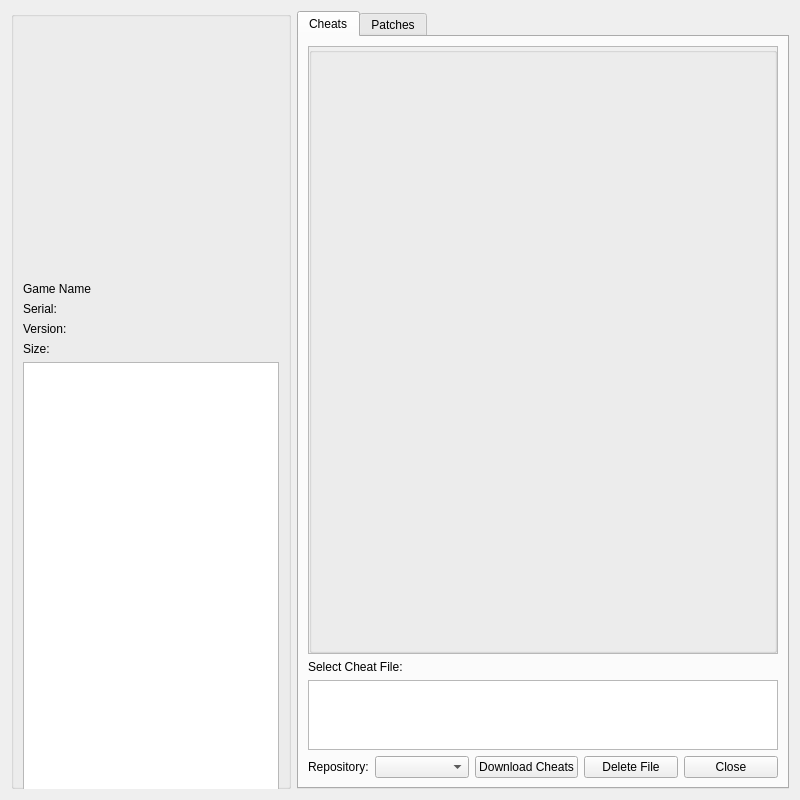
<?xml version="1.0" encoding="UTF-8"?>
<!-- SPDX-FileCopyrightText: Copyright 2026 shadPS4 Emulator Project
     SPDX-License-Identifier: GPL-2.0-or-later -->
<ui version="4.0">
 <class>CheatsPatches</class>
 <widget class="QWidget" name="CheatsPatches">
  <property name="geometry">
   <rect>
    <x>0</x>
    <y>0</y>
    <width>800</width>
    <height>800</height>
   </rect>
  </property>
  <property name="sizePolicy">
   <sizepolicy hsizetype="Preferred" vsizetype="Minimum">
    <horstretch>0</horstretch>
    <verstretch>0</verstretch>
   </sizepolicy>
  </property>
  <property name="minimumSize">
   <size>
    <width>500</width>
    <height>400</height>
   </size>
  </property>
  <property name="windowTitle">
   <string>Cheats / Patches for </string>
  </property>
  <layout class="QHBoxLayout" name="mainLayout">
   <item>
    <widget class="QGroupBox" name="gameInfoGroupBox">
     <property name="sizePolicy">
      <sizepolicy hsizetype="Maximum" vsizetype="MinimumExpanding">
       <horstretch>0</horstretch>
       <verstretch>0</verstretch>
      </sizepolicy>
     </property>
     <property name="maximumSize">
      <size>
       <width>330</width>
       <height>16777215</height>
      </size>
     </property>
     <property name="title">
      <string/>
     </property>
     <layout class="QVBoxLayout" name="gameInfoLayout">
      <item>
       <widget class="QLabel" name="gameImageLabel">
        <property name="sizePolicy">
         <sizepolicy hsizetype="Fixed" vsizetype="Fixed">
          <horstretch>0</horstretch>
          <verstretch>0</verstretch>
         </sizepolicy>
        </property>
        <property name="minimumSize">
         <size>
          <width>250</width>
          <height>250</height>
         </size>
        </property>
        <property name="alignment">
         <set>Qt::AlignmentFlag::AlignCenter</set>
        </property>
       </widget>
      </item>
      <item>
       <widget class="QLabel" name="gameNameLabel">
        <property name="toolTip">
         <string notr="true"/>
        </property>
        <property name="text">
         <string>Game Name</string>
        </property>
        <property name="wordWrap">
         <bool>true</bool>
        </property>
       </widget>
      </item>
      <item>
       <widget class="QLabel" name="gameSerialLabel">
        <property name="text">
         <string>Serial: </string>
        </property>
       </widget>
      </item>
      <item>
       <widget class="QLabel" name="gameVersionLabel">
        <property name="text">
         <string>Version: </string>
        </property>
       </widget>
      </item>
      <item>
       <widget class="QLabel" name="gameSizeLabel">
        <property name="text">
         <string>Size: </string>
        </property>
       </widget>
      </item>
      <item>
       <spacer name="verticalSpacer">
        <property name="orientation">
         <enum>Qt::Orientation::Vertical</enum>
        </property>
        <property name="sizeType">
         <enum>QSizePolicy::Policy::Expanding</enum>
        </property>
        <property name="sizeHint" stdset="0">
         <size>
          <width>20</width>
          <height>40</height>
         </size>
        </property>
       </spacer>
      </item>
      <item>
       <widget class="QTextEdit" name="instructionsTextEdit">
        <property name="sizePolicy">
         <sizepolicy hsizetype="Expanding" vsizetype="Expanding">
          <horstretch>0</horstretch>
          <verstretch>0</verstretch>
         </sizepolicy>
        </property>
        <property name="minimumSize">
         <size>
          <width>0</width>
          <height>450</height>
         </size>
        </property>
        <property name="readOnly">
         <bool>true</bool>
        </property>
        <property name="fixedHeight" stdset="0">
         <number>290</number>
        </property>
       </widget>
      </item>
     </layout>
    </widget>
   </item>
   <item>
    <widget class="QTabWidget" name="tabWidget">
     <property name="currentIndex">
      <number>0</number>
     </property>
     <widget class="QWidget" name="cheatsTab">
      <attribute name="title">
       <string>Cheats</string>
      </attribute>
      <layout class="QVBoxLayout" name="cheatsLayout">
       <item>
        <widget class="QScrollArea" name="cheatsScrollArea">
         <property name="sizePolicy">
          <sizepolicy hsizetype="Expanding" vsizetype="Expanding">
           <horstretch>0</horstretch>
           <verstretch>0</verstretch>
          </sizepolicy>
         </property>
         <property name="widgetResizable">
          <bool>true</bool>
         </property>
         <widget class="QGroupBox" name="cheatsGroupBox">
          <property name="geometry">
           <rect>
            <x>0</x>
            <y>0</y>
            <width>472</width>
            <height>600</height>
           </rect>
          </property>
          <property name="title">
           <string/>
          </property>
          <layout class="QVBoxLayout" name="rightLayout"/>
         </widget>
        </widget>
       </item>
       <item>
        <layout class="QVBoxLayout" name="fileListLayout">
         <item>
          <widget class="QLabel" name="selectCheatFileLabel">
           <property name="text">
            <string>Select Cheat File:</string>
           </property>
          </widget>
         </item>
         <item>
          <widget class="QListView" name="listView_selectFile">
           <property name="sizePolicy">
            <sizepolicy hsizetype="Expanding" vsizetype="Minimum">
             <horstretch>0</horstretch>
             <verstretch>0</verstretch>
            </sizepolicy>
           </property>
           <property name="maximumSize">
            <size>
             <width>16777215</width>
             <height>70</height>
            </size>
           </property>
           <property name="editTriggers">
            <set>QAbstractItemView::EditTrigger::NoEditTriggers</set>
           </property>
           <property name="selectionMode">
            <enum>QAbstractItemView::SelectionMode::SingleSelection</enum>
           </property>
          </widget>
         </item>
        </layout>
       </item>
       <item>
        <layout class="QHBoxLayout" name="controlLayout">
         <item>
          <widget class="QLabel" name="repositoryLabel">
           <property name="sizePolicy">
            <sizepolicy hsizetype="Maximum" vsizetype="Preferred">
             <horstretch>0</horstretch>
             <verstretch>0</verstretch>
            </sizepolicy>
           </property>
           <property name="text">
            <string>Repository:</string>
           </property>
          </widget>
         </item>
         <item>
          <widget class="QComboBox" name="downloadComboBox"/>
         </item>
         <item>
          <widget class="QPushButton" name="downloadButton">
           <property name="text">
            <string>Download Cheats</string>
           </property>
          </widget>
         </item>
         <item>
          <widget class="QPushButton" name="deleteCheatButton">
           <property name="text">
            <string>Delete File</string>
           </property>
          </widget>
         </item>
         <item>
          <widget class="QPushButton" name="closeButton">
           <property name="text">
            <string>Close</string>
           </property>
          </widget>
         </item>
        </layout>
       </item>
      </layout>
     </widget>
     <widget class="QWidget" name="patchesTab">
      <attribute name="title">
       <string>Patches</string>
      </attribute>
      <layout class="QVBoxLayout" name="patchesLayout">
       <item>
        <widget class="QScrollArea" name="patchesScrollArea">
         <property name="widgetResizable">
          <bool>true</bool>
         </property>
         <widget class="QGroupBox" name="patchesGroupBox">
          <property name="geometry">
           <rect>
            <x>0</x>
            <y>0</y>
            <width>472</width>
            <height>600</height>
           </rect>
          </property>
          <property name="title">
           <string/>
          </property>
          <layout class="QVBoxLayout" name="patchesGroupBoxLayout"/>
         </widget>
        </widget>
       </item>
       <item>
        <layout class="QVBoxLayout" name="patchFileListLayout">
         <item>
          <widget class="QLabel" name="selectPatchFileLabel">
           <property name="text">
            <string>Select Patch File:</string>
           </property>
          </widget>
         </item>
         <item>
          <widget class="QListView" name="patchesListView">
           <property name="sizePolicy">
            <sizepolicy hsizetype="Expanding" vsizetype="Minimum">
             <horstretch>0</horstretch>
             <verstretch>0</verstretch>
            </sizepolicy>
           </property>
           <property name="maximumSize">
            <size>
             <width>16777215</width>
             <height>70</height>
            </size>
           </property>
           <property name="editTriggers">
            <set>QAbstractItemView::EditTrigger::NoEditTriggers</set>
           </property>
           <property name="selectionMode">
            <enum>QAbstractItemView::SelectionMode::SingleSelection</enum>
           </property>
          </widget>
         </item>
        </layout>
       </item>
       <item>
        <layout class="QHBoxLayout" name="patchesControlLayout">
         <item>
          <widget class="QLabel" name="patchesRepositoryLabel">
           <property name="sizePolicy">
            <sizepolicy hsizetype="Maximum" vsizetype="Preferred">
             <horstretch>0</horstretch>
             <verstretch>0</verstretch>
            </sizepolicy>
           </property>
           <property name="text">
            <string>Repository:</string>
           </property>
          </widget>
         </item>
         <item>
          <widget class="QComboBox" name="patchesComboBox"/>
         </item>
         <item>
          <widget class="QPushButton" name="patchesButton">
           <property name="text">
            <string>Download Patches</string>
           </property>
          </widget>
         </item>
         <item>
          <widget class="QPushButton" name="deletePatchButton">
           <property name="text">
            <string>Delete File</string>
           </property>
          </widget>
         </item>
         <item>
          <widget class="QPushButton" name="saveButton">
           <property name="text">
            <string>Save</string>
           </property>
          </widget>
         </item>
        </layout>
       </item>
      </layout>
     </widget>
    </widget>
   </item>
  </layout>
 </widget>
 <resources/>
 <connections/>
</ui>
